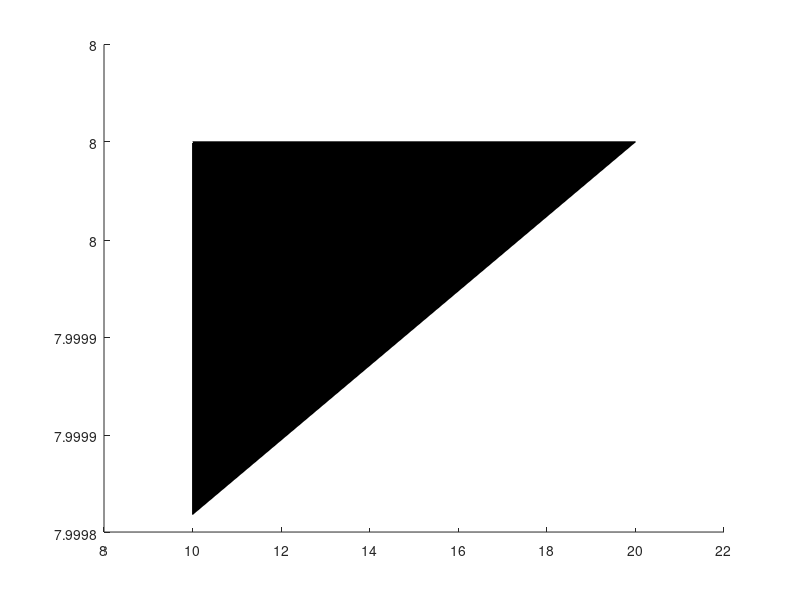

MATLAB code to generate this figure: (Note: this script raises an error after producing the figure.)
% next 3 lines load files
load elements.dat;
load nodes.dat;
load feU.dat;     % results file
scaling_factor=100;  % set scaling factor
nodes=nodes(:,2:4)+feU(:,5:7)*scaling_factor; % deformed nodes

% next 16 lines: create patches of the element faces
p=patch('Vertices',nodes,'Faces',elements(:,2:5));
set(p,'facecolor','[.9 .9 .9]','edgecolor','black');
s1=elements(:,[2 3 7 6]);
p=patch('Vertices',nodes,'Faces',s1);
set(p,'facecolor','[.9 .9 .9]','edgecolor','black');
s1=elements(:,[3 4 8 7]);
p=patch('Vertices',nodes,'Faces',s1);
set(p,'facecolor','[.9 .9 .9]','edgecolor','black');
s1=elements(:,[4 5 9 8]);
p=patch('Vertices',nodes,'Faces',s1);
set(p,'facecolor','[.9 .9 .9]','edgecolor','black');
s1=elements(:,[5 2 6 9]);
p=patch('Vertices',nodes,'Faces',s1);
set(p,'facecolor','[.9 .9 .9]','edgecolor','black');
p=patch('Vertices',nodes,'Faces',elements(:,6:9));
set(p,'facecolor','[.9 .9 .9]','edgecolor','black');

% next 6 lines: set 3-D view
daspect([1 1 0.7]); 
view(150,35); 
grid on;
camlight; lighting gouraud;
alpha(.75)
axis([-60 60 -10 70 -20 20]);
